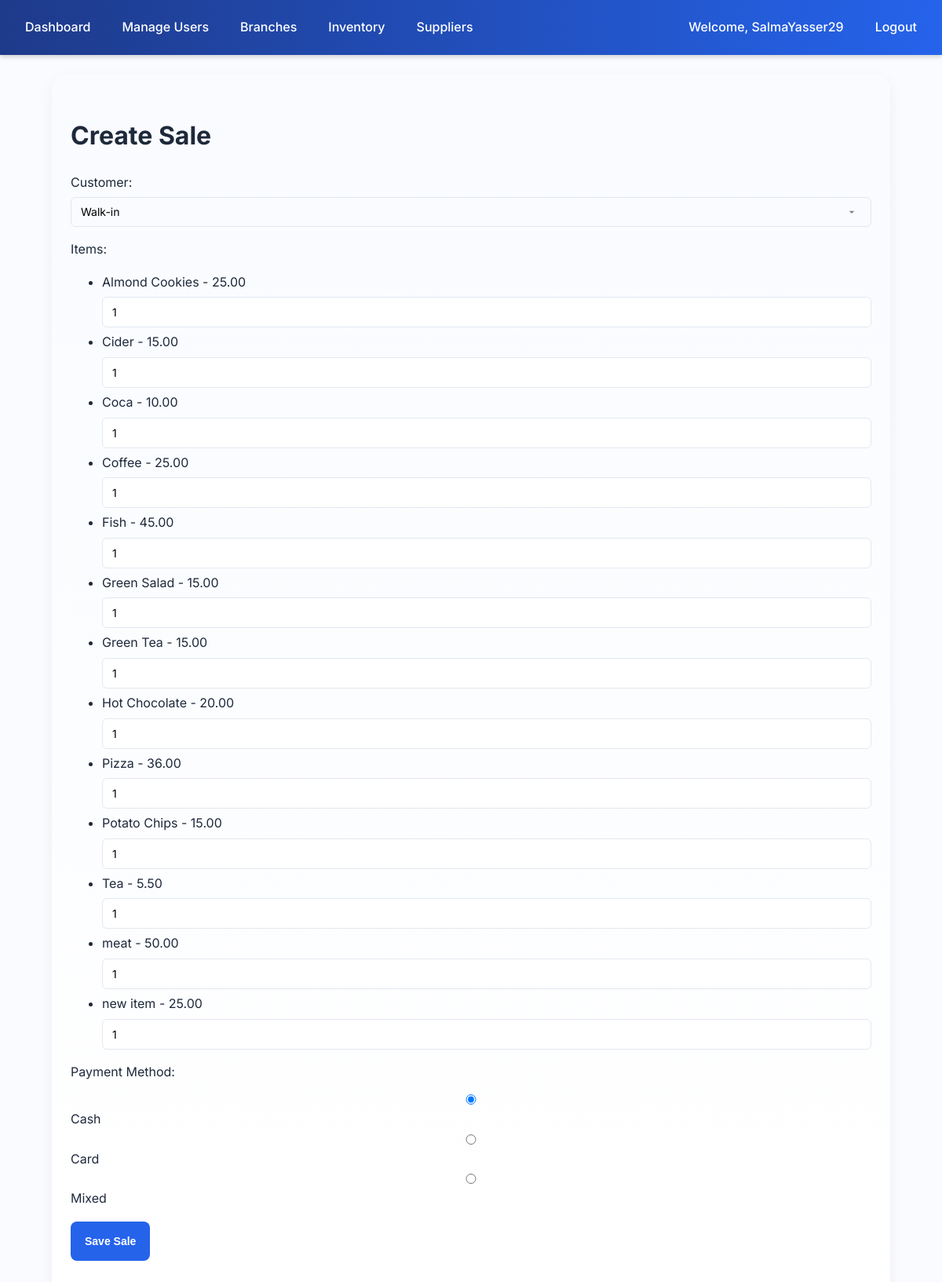
Page /sales/new/ (signed in) on the committed database.
### accounts/models.py (models this page shows, shortened)
class User(AbstractUser):
    ROLE_CHOICES = (
        ('admin', 'Admin'),
        ('manager', 'Manager'),
        ('cashier', 'Cashier'),
    )
    role = models.CharField(max_length=20, choices=ROLE_CHOICES, default='cashier')
    branch = models.ForeignKey('branches.Branch', null=True, blank=True, on_delete=models.SET_NULL)
    added_by = models.ForeignKey(
        'self', null=True, blank=True, on_delete=models.SET_NULL, related_name='added_users'
    )
    profile_image = models.ImageField(upload_to="profiles/", null=True, blank=True)

### inventory/models.py (models this page shows, shortened)
class Item(models.Model):
    sku = models.CharField(max_length=64, blank=True, null=True, unique=True)
    name = models.CharField(max_length=200)
    category = models.ForeignKey(Category, null=True, blank=True, on_delete=models.SET_NULL)
    price = models.DecimalField(max_digits=10, decimal_places=2, default=0)
    stock = models.IntegerField(default=0)
    barcode = models.CharField(max_length=100, blank=True, null=True)
    image = models.ImageField(upload_to='items/', blank=True, null=True)
    branch = models.ForeignKey(Branch, on_delete=models.CASCADE)
    supplier = models.ForeignKey(Supplier, null=True, blank=True, on_delete=models.PROTECT)
    class Meta:
        ordering = ['name']

### sales/views.py (the view, shortened to what this page needs)
# urls.py: path("new/", views.sale_create, name="sale_create"),
@login_required
def sale_create(request):
    branch = getattr(request.user, "branch", None)
    customers = Customer.objects.filter(branch=branch) if branch else Customer.objects.none()
    return render(request, "sales/sale_form.html", {
        "items": Item.objects.all(),
        "customers": customers
    })

### sales/templates/sales/sale_form.html (shortened to what this page needs)
{% extends "accounts/layout.html" %}
{% block content %}
<h1>Create Sale</h1>
<form method="post">
  <p>Customer:
    <select name="customer">
      <option value="">Walk-in</option>
    </select>
  </p>
  <p>Items:</p>
  <ul>
    {% for item in items %}
      <li>
        {{ item.name }} - {{ item.price }}
        <input type="number" name="quantities" value="1" min="1">
      </li>
    {% endfor %}
  </ul>
  <p>Payment Method:</p>
  <label><input type="radio" name="payment_method" value="cash" checked> Cash</label>
  <label><input type="radio" name="payment_method" value="card"> Card</label>
  <label><input type="radio" name="payment_method" value="mixed"> Mixed</label>
  <p><button type="submit">Save Sale</button></p>
</form>
{% endblock %}

### accounts/templates/accounts/layout.html (shortened to what this page needs)
{% load static %}
<!DOCTYPE html>
<html lang="en">
<head>
    <link rel="stylesheet" href="{% static 'css/styles.css' %}">
    <link rel="stylesheet" href="https://cdn.jsdelivr.net/npm/bootstrap-icons@1.11.1/font/bootstrap-icons.css">
</head>
<body>
    {% if user.is_authenticated and request.resolver_match.url_name != "login" %}
        <nav class="navbar">
            <a href="{% url 'accounts:dashboard' %}">Dashboard</a>
            {% if user.is_superuser %}
                <a href="{% url 'accounts:manage_users' %}">Manage Users</a>
                <a href="{% url 'branches:index' %}">Branches</a>
                <a href="{% url 'inventory:index' %}">Inventory</a>
                <a href="{% url 'inventory:supplier_list' %}?branch={{ user.branch.id }}">Suppliers</a>
            {% elif user.role == "manager" %}
                <a href="{% url 'reports:dashboard' %}?branch={{ user.branch.id }}">Reports</a>
            {% elif user.role == "cashier" %}
                <a href="{% url 'customers:index' %}?branch={{ user.branch.id }}">Customers</a>
                <a href="{% url 'sales:pos' %}?branch={{ user.branch.id }}">Sales</a>
            {% endif %}
            <span class="navbar-text" style="margin-left: auto;">
                <a href="{% url 'accounts:profile' %}">Welcome, {{ user.get_full_name|default:user.username }}</a>
            </span>
            <a href="{% url 'accounts:logout' %}">Logout</a>
        </nav>
    {% endif %}
    <main class="container">
        {% block content %}{% endblock %}
    </main>
</body>
</html>

### accounts/static/css/styles.css (style rules this page uses)
:root { --blue-dark: #1e3a8a; --blue: #2563eb; --blue-light: #3b82f6; --blue-lighter: #60a5fa; --blue-soft: #93c5fd; --red-dark: #b91c1c; --red: #ef4444; --red-light: #f87171; --green-dark: #15803d; --green: #16a34a; --green-light: #22c55e; --green-lighter: #4ade80; --green-soft: #bbf7d0; --teal-dark: #0f766e; --teal: #14b8a6; --teal-light: #2dd4bf; --teal-lighter: #5eead4; --teal-soft: #ccfbf1; --yellow-dark: #d97706; --yellow: #facc15; --yellow-light: #fde047; --gray-dark: #1f2937; --gray: #6b7280; --gray-light: #d1d5db; --gray-lighter: #f3f4f6; --gray-soft: #e5e7eb; --bg-light: #f9fbff; --text-dark: #1e293b; --text-muted: #64748b; }
body { font-family: "Inter", sans-serif; background: var(--bg-light); color: var(--text-dark); margin: 0; line-height: 1.6; }
a { text-decoration: none; color: inherit; }
.navbar { background: linear-gradient(90deg, var(--blue-dark), var(--blue)); padding: 14px 20px; display: flex; gap: 16px; align-items: center; color: #fff; box-shadow: 0 2px 6px rgba(0, 0, 0, 0.2); }
.navbar a { color: #fff; padding: 8px 12px; border-radius: 6px; font-weight: 500; transition: background 0.2s, transform 0.2s; }
.container { max-width: 85%; margin: 24px auto; padding: 32px 24px; background: linear-gradient(180deg, #f9fbff 0%, #ffffff 100%); border-radius: 20px; box-shadow: 0 6px 18px rgba(0, 0, 0, 0.05); animation: fadeIn 0.6s ease-in-out; }
button, .btn-primary, .btn-secondary, .btn-danger, .btn-warning, .btn-success, .btn-info { display: inline-flex; align-items: center; justify-content: center; height: 50px; padding: 0 18px; border-radius: 8px; font-weight: 600; cursor: pointer; transition: background 0.3s, transform 0.2s, box-shadow 0.3s; border: none; font-size: 14px; }
input, select { font-family: inherit; font-size: 14px; padding: 10px 12px; margin: 6px 0; border: 1px solid #e2e8f0; border-radius: 6px; transition: border-color 0.2s, box-shadow 0.2s; box-sizing: border-box; display: block; width: 100%; }
select { appearance: none; -webkit-appearance: none; -moz-appearance: none; background-size: 16px; padding-right: 2.5rem; }
button { background: var(--blue); color: #fff; font-weight: 600; cursor: pointer; }

### rows in the picture
User: get_full_name "SalmaYasser29"
Item: name "Almond Cookies", price "25.00"
Item: name "Cider", price "15.00"
Item: name "Coca", price "10.00"
Item: name "Coffee", price "25.00"
Item: name "Fish", price "45.00"
Item: name "Green Salad", price "15.00"
Item: name "Green Tea", price "15.00"
Item: name "Hot Chocolate", price "20.00"
Item: name "Pizza", price "36.00"
Item: name "Potato Chips", price "15.00"
Item: name "Tea", price "5.50"
Item: name "meat", price "50.00"
Item: name "new item", price "25.00"
